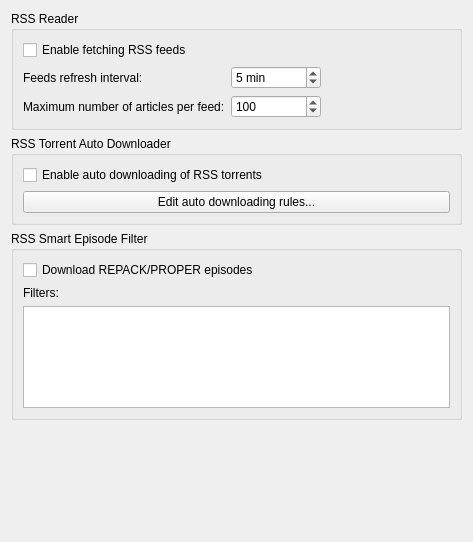
          <widget class="QWidget" name="scrollAreaWidgetContents_5">
           <property name="geometry">
            <rect>
             <x>0</x>
             <y>0</y>
             <width>473</width>
             <height>542</height>
            </rect>
           </property>
           <layout class="QVBoxLayout" name="verticalLayout_27">
            <item>
             <widget class="QGroupBox" name="groupRSSReader">
              <property name="title">
               <string>RSS Reader</string>
              </property>
              <layout class="QVBoxLayout" name="verticalLayout_26">
               <item>
                <widget class="QCheckBox" name="checkRSSEnable">
                 <property name="text">
                  <string>Enable fetching RSS feeds</string>
                 </property>
                </widget>
               </item>
               <item>
                <layout class="QGridLayout" name="gridLayout_5">
                 <item row="0" column="0">
                  <widget class="QLabel" name="label_111">
                   <property name="text">
                    <string>Feeds refresh interval:</string>
                   </property>
                  </widget>
                 </item>
                 <item row="1" column="1">
                  <widget class="QSpinBox" name="spinRSSMaxArticlesPerFeed">
                   <property name="maximum">
                    <number>9999</number>
                   </property>
                   <property name="value">
                    <number>100</number>
                   </property>
                  </widget>
                 </item>
                 <item row="1" column="0">
                  <widget class="QLabel" name="label_12">
                   <property name="text">
                    <string>Maximum number of articles per feed:</string>
                   </property>
                  </widget>
                 </item>
                 <item row="0" column="1">
                  <widget class="QSpinBox" name="spinRSSRefreshInterval">
                   <property name="suffix">
                    <string> min</string>
                   </property>
                   <property name="minimum">
                    <number>1</number>
                   </property>
                   <property name="maximum">
                    <number>999999</number>
                   </property>
                   <property name="value">
                    <number>5</number>
                   </property>
                  </widget>
                 </item>
                 <item row="0" column="2">
                  <spacer name="horizontalSpacer_6">
                   <property name="orientation">
                    <enum>Qt::Horizontal</enum>
                   </property>
                   <property name="sizeHint" stdset="0">
                    <size>
                     <width>40</width>
                     <height>20</height>
                    </size>
                   </property>
                  </spacer>
                 </item>
                </layout>
               </item>
              </layout>
             </widget>
            </item>
            <item>
             <widget class="QGroupBox" name="groupRSSAutoDownloader">
              <property name="title">
               <string>RSS Torrent Auto Downloader</string>
              </property>
              <layout class="QVBoxLayout" name="verticalLayout_21">
               <item>
                <widget class="QCheckBox" name="checkRSSAutoDownloaderEnable">
                 <property name="text">
                  <string>Enable auto downloading of RSS torrents</string>
                 </property>
                </widget>
               </item>
               <item>
                <widget class="QPushButton" name="btnEditRules">
                 <property name="text">
                  <string>Edit auto downloading rules...</string>
                 </property>
                </widget>
               </item>
              </layout>
             </widget>
            </item>
            <item>
             <widget class="QGroupBox" name="groupRSSSmartEpisodeFilter">
              <property name="title">
               <string>RSS Smart Episode Filter</string>
              </property>
              <layout class="QVBoxLayout" name="verticalLayout_31">
               <item>
                <widget class="QCheckBox" name="checkSmartFilterDownloadRepacks">
                 <property name="text">
                  <string>Download REPACK/PROPER episodes</string>
                 </property>
                </widget>
               </item>
               <item>
                <widget class="QLabel" name="label_5">
                 <property name="text">
                  <string>Filters:</string>
                 </property>
                </widget>
               </item>
               <item>
                <widget class="QPlainTextEdit" name="textSmartEpisodeFilters"/>
               </item>
              </layout>
             </widget>
            </item>
            <item>
             <spacer name="verticalSpacer_5">
              <property name="orientation">
               <enum>Qt::Vertical</enum>
              </property>
              <property name="sizeHint" stdset="0">
               <size>
                <width>20</width>
                <height>200</height>
               </size>
              </property>
             </spacer>
            </item>
           </layout>
          </widget>
